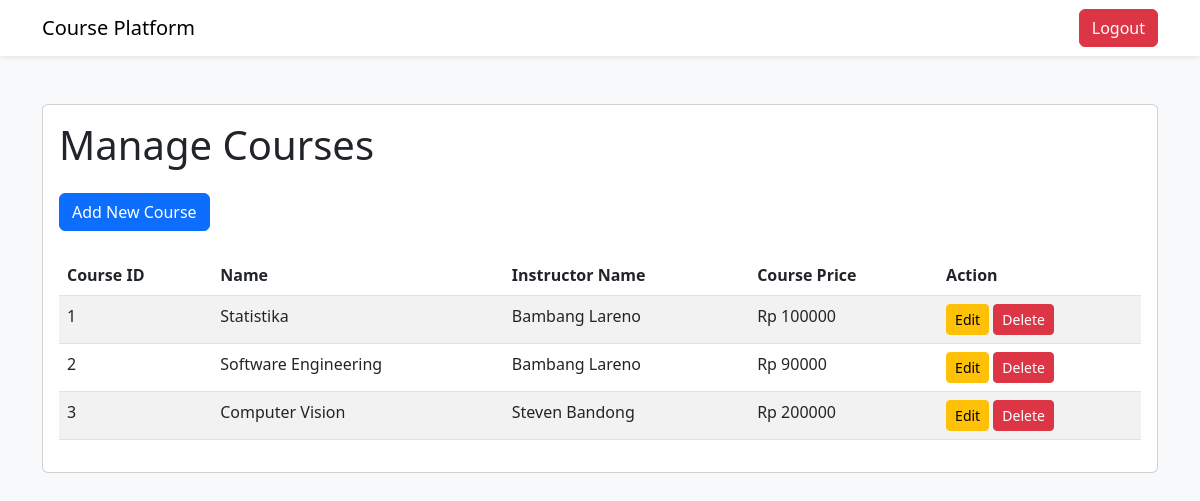
The page /admin/manage-courses (signed in) on the database its author committed.
### tables this page shows
CREATE TABLE kursus (
                id_kursus INTEGER PRIMARY KEY AUTOINCREMENT,
                id_instruktur INTEGER,
                nama_kursus TEXT NOT NULL,
                harga_kursus INT NOT NULL,
                FOREIGN KEY (id_instruktur) REFERENCES instruktur(id_instruktur)
            );

CREATE TABLE instruktur (
                id_instruktur INTEGER PRIMARY KEY AUTOINCREMENT,
                nama_instruktur TEXT NOT NULL,
                email TEXT NOT NULL,
                password TEXT NOT NULL
            );

### features/auth.py (the view)
    def manage_courses(self):
        if not session.get('email') and session.get('role') != 'admin':
            return redirect('/login_admin')
        if request.method == 'POST':
            nama_kursus = request.form['nama_kursus']
            id_instruktur = request.form['id_instruktur']
            query_db('INSERT INTO kursus (nama_kursus, id_instruktur) VALUES (?, ?)',
                     (nama_kursus, id_instruktur))
            return redirect('/admin/manage-courses')
        courses = query_db('SELECT * FROM kursus INNER JOIN instruktur ON kursus.id_instruktur = instruktur.id_instruktur')
        return render_template('manage_courses_page.html', courses=courses)

### database.py (called while the page is built)
def get_db():
    db = getattr(g, '_database', None)
    if db is None:
        db = g._database = sqlite3.connect(DATABASE)
        db.row_factory = sqlite3.Row
    return db

def query_db(query, args=(), one=False):
    cur = get_db().execute(query, args)
    rv = cur.fetchall()
    cur.close()
    get_db().commit()
    return (rv[0] if rv else None) if one else rv

### templates/manage_courses_page.html (shortened to what this page needs)
<!DOCTYPE html>
<html lang="en">
<head>
    <link href="https://cdn.jsdelivr.net/npm/bootstrap@5.3.0/dist/css/bootstrap.min.css" rel="stylesheet">
</head>
<body class="bg-light">
    <nav class="navbar navbar-expand-lg navbar-light bg-white shadow-sm">
        <div class="container">
            <a class="navbar-brand" href="/admin">Course Platform</a>
            <div class="d-flex">
                <a href="/logout" class="btn btn-danger">Logout</a>
            </div>
        </div>
    </nav>
    <div class="container py-5">
        <div class="card">
            <div class="card-body">
                <h1 class="card-title mb-4">Manage Courses</h1>
                <div class="mb-4">
                    <a href="/admin/add-course" class="btn btn-primary">Add New Course</a>
                </div>
                <table class="table table-striped">
                    <thead>
                        <tr>
                            <th>Course ID</th>
                            <th>Name</th>
                            <th>Instructor Name</th>
                            <th>Course Price</th>
                            <th>Action</th>
                        </tr>
                    </thead>
                    <tbody>
                        {% for course in courses %}
                        <tr>
                            <td>{{ course.id_kursus }}</td>
                            <td>{{ course.nama_kursus }}</td>
                            <td>{{ course.nama_instruktur }}</td>
                            <td>Rp {{ course.harga_kursus }}</td>
                            <td>
                                <a href="/admin/edit-course/{{ course.id_kursus }}"
                                    class="btn btn-sm btn-warning">Edit</a>
                                <a href="/admin/delete-course/{{ course.id_kursus }}"
                                    class="btn btn-sm btn-danger">Delete</a>
                            </td>
                        </tr>
                        {% endfor %}
                    </tbody>
                </table>
            </div>
        </div>
    </div>
</body>
</html>

### rows shown on the page
kursus: id_kursus "1", nama_kursus "Statistika", nama_instruktur "Bambang Lareno", harga_kursus "100000"
kursus: id_kursus "2", nama_kursus "Software Engineering", nama_instruktur "Bambang Lareno", harga_kursus "90000"
kursus: id_kursus "3", nama_kursus "Computer Vision", nama_instruktur "Steven Bandong", harga_kursus "200000"
